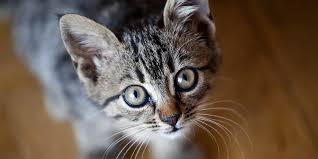
#> input picture Kurs_9/13_OpenCv_Image_rotation/cat.jpeg, 318 x 159 px
$ python drehen_eines_Bildes.py --image cat.jpeg
#> lines starting #> are read from the running program, lines starting #| are printed output that depends on the picture
#> further down, image is the input picture: shape (159, 318, 3); mean B, G, R 75.4, 88.7, 105
### Kurs_9/13_OpenCv_Image_rotation/rotation.py
import numpy as np
import cv2

def rotate(image, angle, center = None, scale = 1.0):
#> called with angle = 10, scale = 1
	(h,w) = image.shape[:2]
#> h = 159; w = 318
	if center is None:
		center = (h//2, w//2)
#> center = (79, 159)

	M = cv2.getRotationMatrix2D(center, angle,scale)
	rotated = cv2.warpAffine(image,M,(w,h))
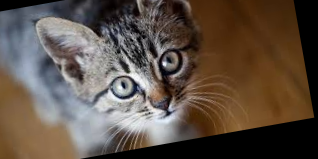
#> rotated: shape (159, 318, 3); mean B, G, R 69.9, 80.7, 94
	return rotated

### Kurs_9/13_OpenCv_Image_rotation/drehen_eines_Bildes.py
import numpy as np
import argparse
import rotation
import cv2

ap = argparse.ArgumentParser()
ap.add_argument("-i", "--image", required = True, help = "Enter Path to the Image")
args = vars(ap.parse_args())

image = cv2.imread(args["image"])

cv2.imshow("Orginal", image)

rotated = rotation.rotate(image,10)

cv2.imshow("Rotiert", rotated)
cv2.waitKey(0)
